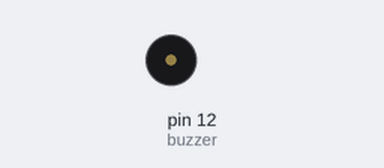
Recording of a sketch running on a simulated Arduino Uno, built with avr-gcc and run on an emulated ATmega328P. Shown: buzzer (waves = sounding).

Above: at 0.7 s.
At 3.9 s:
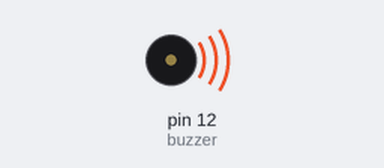
Timing chart, 0 to 5.9 s (numbered marks = the images above):
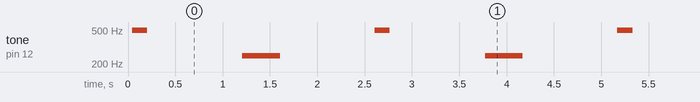

Measured:
- by itself, tone on pin 12 (buzzer): repeats every 2.6 s: silent 1.0 s, 249 Hz 0.40 s, silent 1.0 s, 496 Hz 0.16 s

The sketch:

active_v2.ino
```cpp
//www.elegoo.com
//2016.12.08

int buzzer = 12;//the pin of the active buzzer
void setup()
{
 pinMode(buzzer,OUTPUT);//initialize the buzzer pin as an output
}
void loop()
{
 unsigned char i;
 while(1)
 {
   //output an frequency
   for(i=0;i<80;i++)
   {
    digitalWrite(buzzer,HIGH);
    delay(1);//wait for 1ms
    digitalWrite(buzzer,LOW);
    delay(1);//wait for 1ms
    }
    delay(1000);
    //output another frequency
     for(i=0;i<100;i++)
      {
        digitalWrite(buzzer,HIGH);
        delay(2);//wait for 2ms
        digitalWrite(buzzer,LOW);
        delay(2);//wait for 2ms
      }
    delay(1000);
  }
}
```
